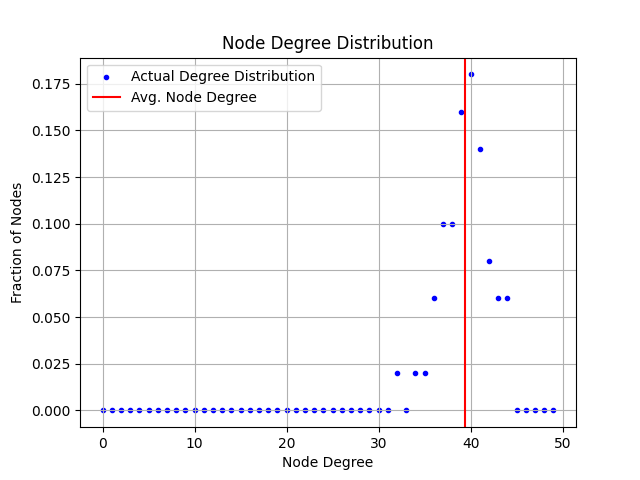

This figure's Python source:
# importing library for plotting the graph
import matplotlib.pyplot as plt
import random as rand

# defining the class
class UndirectedGraph:
    # making sure if no argument is passed or one is passed
    def __init__(self, n = None):
        # if argument is passed
        if(n!=None):
            # initiate a empty list to every node
            adj_list = {}
            for node in range (n):
                adj_list[node+1] = []
            self.adj = adj_list
        # if it is already free
        else:
            self.adj = {}
        # saving the initial number of NODES
        self.ini_node = n

    # for adding any node to the  graph
    def addNode (self, add):
        # if we declared the number of nodes before then we cant add any new node
        if(self.ini_node != None):
            if(self.ini_node < add):
                raise Exception("Node index cannot exceed number of nodes")
        # otherwise adding the vertex if it is already not there
        elif(not self.adj.get(add)):
            self.adj[add] = []

    # function for adding the edge 
    def addEdge (self, node1, node2):
        # if node1 is not present we add it and similar for other
        if(not self.adj.get(node1)):
            self.adj[node1] = []
        if(not self.adj.get(node2)):
            self.adj[node2] = []
        # adding the edge in both of them
        self.adj[node1].append(node2)
        self.adj[node2].append(node1)

    # overloading the add operator
    def __add__(self, node):
        # if node is added then calling that function
        if(type(node)==int):
            self.addNode(node)
        # otherwise calling the add edge function
        elif(type(node)==tuple):
            self.addEdge(node[0], node[1])
        # for any other input raise exception
        else:
            raise Exception("Unexpected Input")
        return self

    # print function
    def __str__(self):
        # initialising the number of keys and values and adding for each instance
        keys = 0
        values = 0
        for key in self.adj:
            keys += 1
            values += len(self.adj[key])
        # printing the first line
        strr = "Graph with " + str(keys) + " nodes and " + str(int(values/2)) + " edges. Neighbours of the nodes are belows:\n"
        # for every key in our dictionary we are appending neighbour print statement
        for key in self.adj:
            strr += "Node " + str(key) + ": " + str(list(set(self.adj[key]))) + "\n"
        return strr

    # function to plot
    def plotDegDist(self):
        # initialisting xvalues with yvalues
        yvalues = []
        xvalues = []
        sum = 0
        for val in range(len(self.adj)):
            # for every val initialising the lists
            xvalues.append(val)
            yvalues.append(0)
        #for every key increasing the deg by 1
        for key in self.adj:
            yvalues[len(self.adj[key])]+=1
        # adjusting the values and making them suitable for graph
        for val in range(len(self.adj)):
            yvalues[val]=yvalues[val]/len(self.adj)
            sum += xvalues[val]*yvalues[val]
        # plotting the graph with the values and line associated with average degree
        plt.scatter(xvalues, yvalues, c="blue", label="Actual Degree Distribution", marker=".")
        plt.axvline(x=sum, c="red", label="Avg. Node Degree")
        plt.xlabel("Node Degree")
        plt.ylabel("Fraction of Nodes")
        plt.title("Node Degree Distribution")
        plt.legend()
        plt.grid(True)
        plt.savefig("q2.png")
        plt.show()

# derived class for er graphs
class ERRandomGraph(UndirectedGraph):
    # sample function to take care of probability
    def sample(self, pro):
        # iterating in double loop to make the edge in case of probability satisfied
        keyz = self.adj.keys()
        keys = list(keyz)
        print(keys)
        ans = []
        for i in range (len(keyz)):
            for j in range (i+1, len(keyz)):
                randm = rand.random()
                # check
                if(randm < pro):
                    self.adj[keys[i]].append(keys[j])
                    self.adj[keys[j]].append(keys[i])





# taking the testcase
g = ERRandomGraph(20)
g.sample(0.8)
g.plotDegDist()